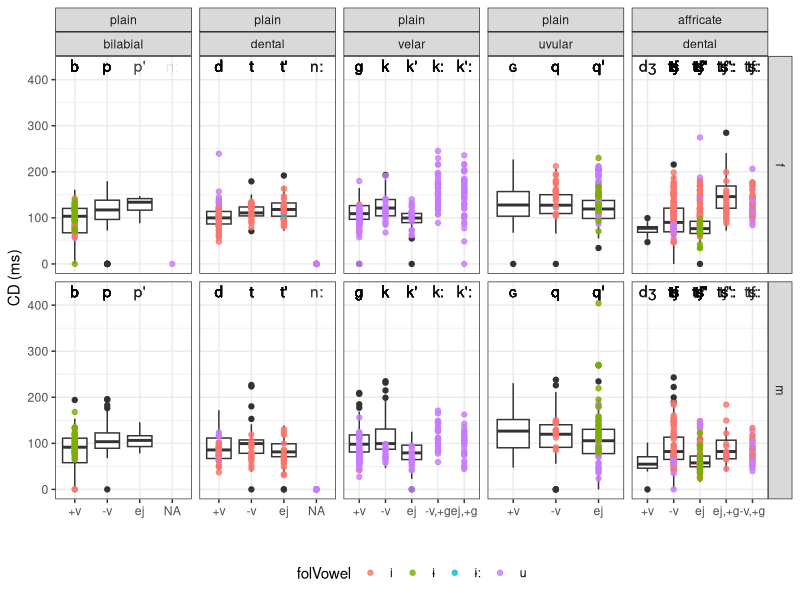
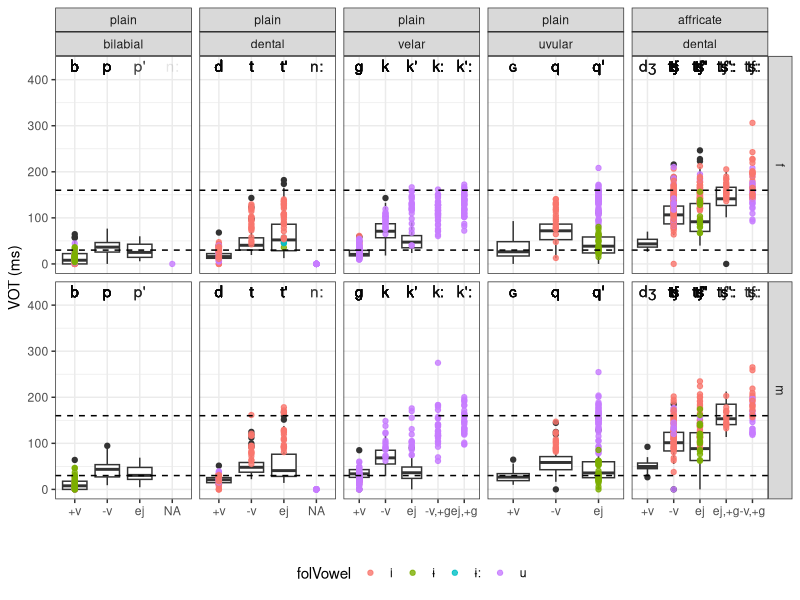
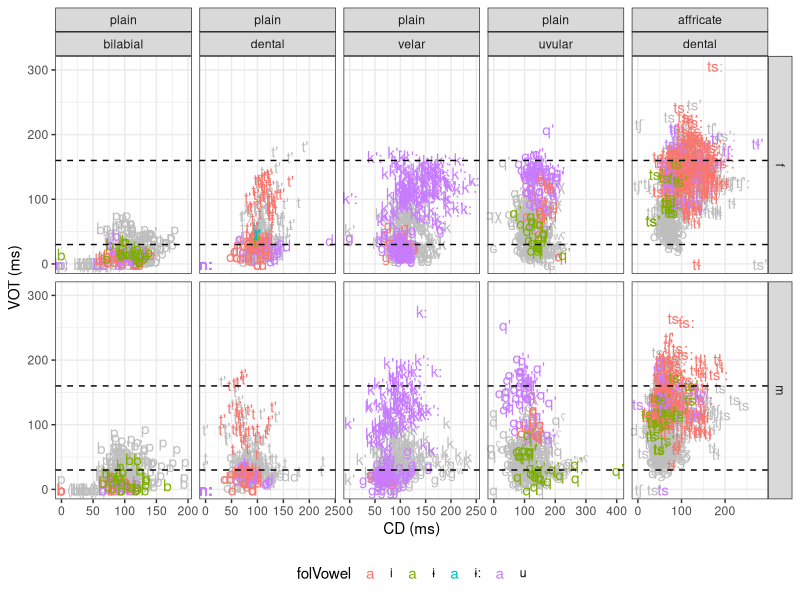

The R script that drew these images, in order:
## ---- chunk 1
knitr::opts_chunk$set(message = FALSE, warning = FALSE)
library(tidyverse)

df <- read_tsv("data/speakers.csv")

results <- read_tsv("data/results.tsv")
correspondence <- read_tsv("data/correspondence.tsv")

results %>% 
  left_join(correspondence) %>% 
  left_join(df) %>% 
  filter(!grepl("[tʃrlnm]", folVowel),
       !grepl("[tʃrlnm]", prevVowel)) %>% 
  mutate(repetition = ifelse(repetition == "--undefined--", "", repetition),
         repetition = paste(context, repetition),
         folVowDur = as.double(ifelse(folVowDur == "--undefined--",NA, folVowDur)),
         geminate = ifelse(grepl("[ː:]", stop),"+g", "-g"),
         aff_type = ifelse(grepl("[sz]", stop),"dent", NA),
         aff_type = ifelse(grepl("[ʃʒšžǯ]", stop),"alv", aff_type),
         aff_type = ifelse(grepl("ɬ", stop),"lat", aff_type),
         aff_type = ifelse(grepl("χ", stop),"uv", aff_type),
         affric = ifelse(grepl("ɬ", stop),"affricate", affric),
         affric = ifelse(grepl("χ", stop),"affricate", affric),
         affric = ifelse(poa == "uvular", "plain", affric),
         aff_type = ifelse(grepl("χ", stop),"uv", aff_type),
         poa = ifelse(stop == "ɡ", "velar", poa),
         aff_type = factor(aff_type, levels = c("dent", "alv", "lat", "uv")),
         affric = factor(affric, levels = c("plain", "affricate")),
         voice = ifelse(voice == "voiced", "+v", "-v")) %>% 
  mutate(fric = fric * 1000,
         postfric = postfric*1000,
         folVowDur = folVowDur*1000,
         closdur = closdur*1000,
         VOT = fric + postfric,
         cd_n = closdur/folVowDur,
         vot_n = VOT/folVowDur,
         utterance = paste0(context, "_", repetition),
         poa = factor(poa, levels = c("bilabial", "dental", "velar", "uvular")),
         c_type = ifelse(glott == "glottalic", "ej", voice),
         c_type = ifelse(geminate == "+g", paste0(c_type, ",", "+g"), c_type),
         c_type = factor(c_type, levels = c("+v", "-v", "ej", "-v,+g", "ej,+g"))) ->
  final_df

final_df %>%
  filter(
  repetition != "iso 4",
  repetition != "iso 5",
  repetition != "iso 6",
  repetition != "iso 0",
  repetition != "iso i",
  repetition != "iso NA",
  prevVowel != "b",
  prevVowel != "g",
  prevVowel != "g)",
  prevVowel != "j)",
  prevVowel != "k",
  prevVowel != "(k",
  prevVowel != "k:",
  prevVowel != "k'",
  prevVowel != "(qχ",
  prevVowel != "s",
  prevVowel != "(s",
  prevVowel != "w",
  prevVowel != "z",
  prevVowel != "χ",
  folVowel != "ʔ",
  folVowel != "ɢ",
  folVowel != "ʔ)",
  folVowel != "b",
  folVowel != "j",
  folVowel != "j",
  folVowel != "j)",
  folVowel != "(j)",
  folVowel != "k'",
  folVowel != "p'",
  folVowel != "q",
  folVowel != "qχ",
  folVowel != "w",
  folVowel != "(w",
  folVowel != "w)",
  folVowel != "(w)",
  stop != "(ʔ",
  stop != "(ʔ)",
  stop != "ʔ)",
  stop != "(h",
  stop != "(j",
  stop != "(j)",
  stop != "j)",
  stop != "(s",
  stop != "(w)",
  ) ->
  final_df

final_df %>% 
  mutate(stop_label = str_replace_all(final_df$stop, "[ʷˤχ\\(\\)\\?]", ""),
         folVowel = str_replace_all(final_df$folVowel, "[\\(\\)]", "")) %>% 
  filter(position == "medial")->
  final_df
## ---- chunk 2
final_df %>%
  filter(folVowel == "ɨ"|
           folVowel == "ɨ:"|
           folVowel == "u"|
           folVowel == "i"|
           folVowel == "i)"
         ) ->
  high_vowels

final_df %>% 
  filter(folVowel == "i"|
           folVowel == "e"|
           folVowel == "ẽ") ->
  front_vowels

## ---- chunk 3
final_df %>%
  filter(
    folVowel != "i",
    folVowel != "i)",
    folVowel != "ɨ",
    folVowel != "ɨ:",
    folVowel != "ɨ)",
    folVowel != "(u)",
    folVowel != "(u",
    folVowel != "u)",
    folVowel != "u",
    folVowel != "ʔ",
    folVowel != "ɢ",
    folVowel != "ʔ)",
    folVowel != "b",
    folVowel != "j",
    folVowel != "j",
    folVowel != "j)",
    folVowel != "(j)",
    folVowel != "k'",
    folVowel != "p'",
    folVowel != "q",
    folVowel != "qχ",
    folVowel != "w",
    folVowel != "(w",
    folVowel != "w)",
    folVowel != "(w)"
  ) %>% 
  ggplot(aes(c_type, closdur, label = stop_label))+
  geom_text(aes(y = 430), alpha = 0.1)+
  geom_text(data = high_vowels, aes(y = 430, label = stop_label), alpha = 0.1)+
  geom_boxplot()+
  geom_point(data = high_vowels, alpha = 0.8,
               aes(c_type, closdur, color = folVowel))+
  theme_bw()+
  theme(legend.position="bottom")+
  facet_grid(Gender~affric+poa, scale = "free_x")+
  labs(y = "CD (ms)", x = "")
## ---- chunk 4
final_df %>% 
    filter(
    folVowel != "i",
    folVowel != "i)",
    folVowel != "ɨ",
    folVowel != "ɨ:",
    folVowel != "ɨ)",
    folVowel != "(u)",
    folVowel != "(u",
    folVowel != "u)",
    folVowel != "u",
    folVowel != "ʔ",
    folVowel != "ɢ",
    folVowel != "ʔ)",
    folVowel != "b",
    folVowel != "j",
    folVowel != "j",
    folVowel != "j)",
    folVowel != "(j)",
    folVowel != "k'",
    folVowel != "p'",
    folVowel != "q",
    folVowel != "qχ",
    folVowel != "w",
    folVowel != "(w",
    folVowel != "w)",
    folVowel != "(w)"
  ) %>% 
  ggplot(aes(c_type, VOT, label = stop_label))+
  geom_text(aes(y = 430), alpha = 0.1)+
  geom_text(data = high_vowels, aes(y = 430, label = stop_label), alpha = 0.1)+
  geom_boxplot()+
  geom_point(data = high_vowels, alpha = 0.8,
               aes(c_type, VOT, color = folVowel))+
  theme_bw()+
  theme(legend.position="bottom")+
  geom_hline(yintercept = 30, lty = 2)+
  geom_hline(yintercept = 160, lty = 2)+
  facet_grid(Gender~affric+poa, scale = "free_x")+
  labs(y = "VOT (ms)", x = "")
## ---- chunk 5
final_df %>% 
    filter(
    folVowel != "i",
    folVowel != "i)",
    folVowel != "ɨ",
    folVowel != "ɨ:",
    folVowel != "ɨ)",
    folVowel != "(u)",
    folVowel != "(u",
    folVowel != "u)",
    folVowel != "u",
    folVowel != "ʔ",
    folVowel != "ɢ",
    folVowel != "ʔ)",
    folVowel != "b",
    folVowel != "j",
    folVowel != "j",
    folVowel != "j)",
    folVowel != "(j)",
    folVowel != "k'",
    folVowel != "p'",
    folVowel != "q",
    folVowel != "qχ",
    folVowel != "w",
    folVowel != "(w",
    folVowel != "w)",
    folVowel != "(w)"
  ) %>% 
  ggplot(aes(closdur, VOT, label = stop))+
  geom_text(color = "grey")+
  geom_text(data = high_vowels, aes(closdur, VOT, label = stop_label, color = folVowel))+
  theme_bw()+
  theme(legend.position="bottom")+
  geom_hline(yintercept = 30, lty = 2)+
  geom_hline(yintercept = 160, lty = 2)+
  facet_grid(Gender~affric+poa, scale = "free_x")+
  labs(y = "VOT (ms)", x = "CD (ms)")
